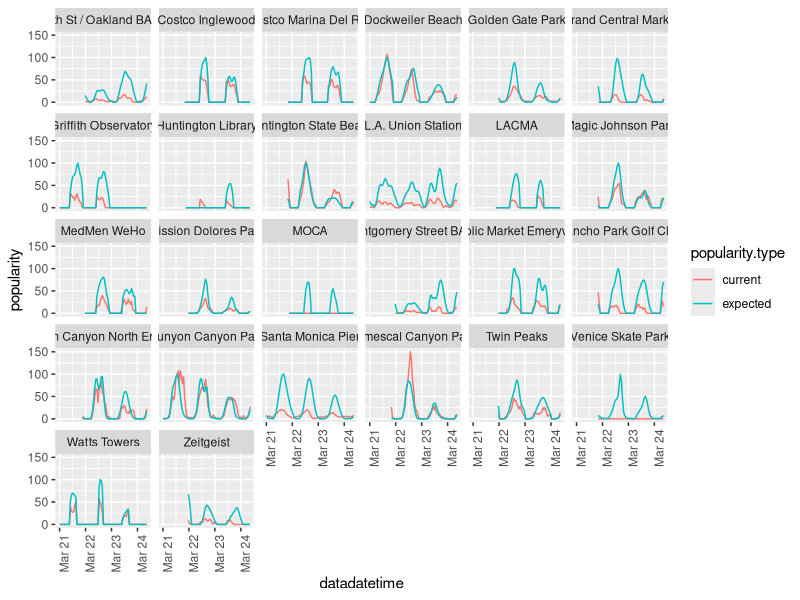
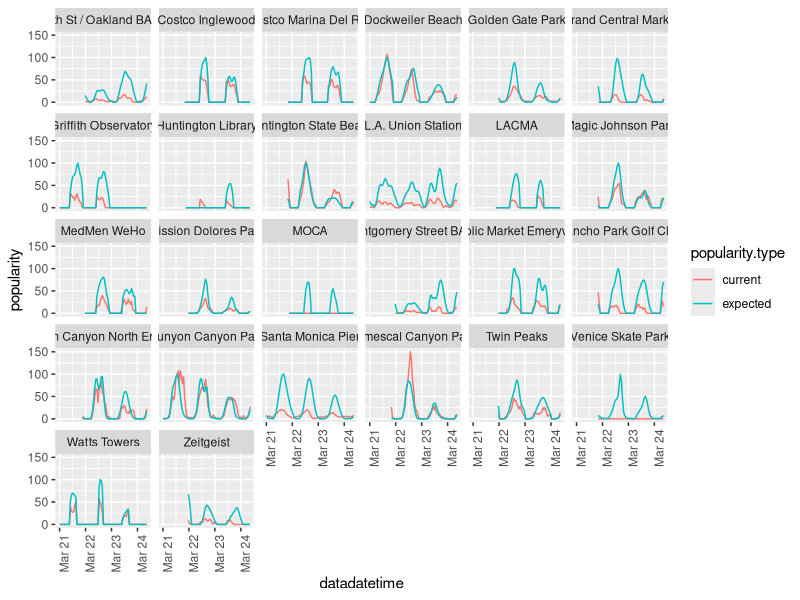

Write the R code that produced these figures, in order.
library(tidyverse)

places = read_csv('places.csv')

places

popularity = read_csv('analysis/popularity-expected.csv') %>%
  mutate(datadatetime = lubridate::as_datetime(datadatetime, tz = 'America/Los_Angeles')) %>% 
  left_join(
    places %>% select(venuename, id = gmapsid)
  ) %>% 
  select(datadatetime, venuename, current = current_popularity, expected = exppopularity) %>% 
  pivot_longer(-datadatetime:-venuename, names_to = 'popularity.type', values_to = 'popularity')

popularity

comparison.chart = popularity %>%
  ggplot(aes(x = datadatetime, y = popularity, color = popularity.type)) +
  geom_line() +
  facet_wrap(. ~ venuename) +
  theme(axis.text.x = element_text(angle = 90))
  theme_minimal()

comparison.chart

ggsave('analysis/plot.png', comparison.chart, units = 'in', width = 11, height = 7)
